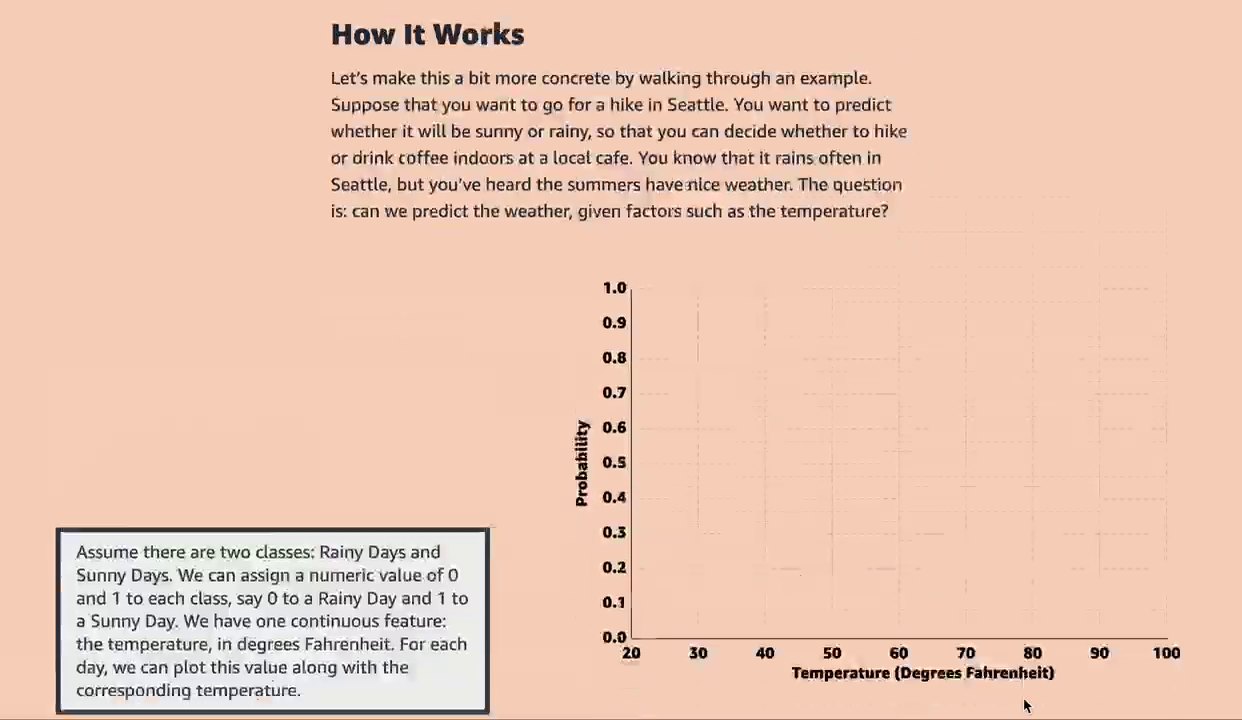
#> input picture frame 47 of test2.mp4, 1242 x 720 px
$ python slate.py
#> lines starting #> are read from the running program, lines starting #| are printed output that depends on the picture

import cv2


cap = cv2.VideoCapture('test2.mp4')

while(True):

    # Capture frames in the video
    ret, frame = cap.read()
#> frame is the input picture: shape (720, 1242, 3); mean B, G, R 180.3, 200.4, 235.7
    height = int(cap.get(cv2.CAP_PROP_FRAME_HEIGHT))
    width = int(cap.get(cv2.CAP_PROP_FRAME_WIDTH))
    x,y,w,h = 0,0,200,250

# Create background rectangle with color
    cv2.rectangle(frame, (0,height), (width, height-50), (0,0,0),-1)
    # describe the type of font
    # to be used.
    font = cv2.FONT_HERSHEY_DUPLEX
    # Use putText() method for
    # inserting text on video
    cv2.putText(frame,
                'BadClay',
                (int(width-200),height-20),
                font, 0.5,
                (255, 255, 255),
                1,
                cv2.LINE_AA
               )
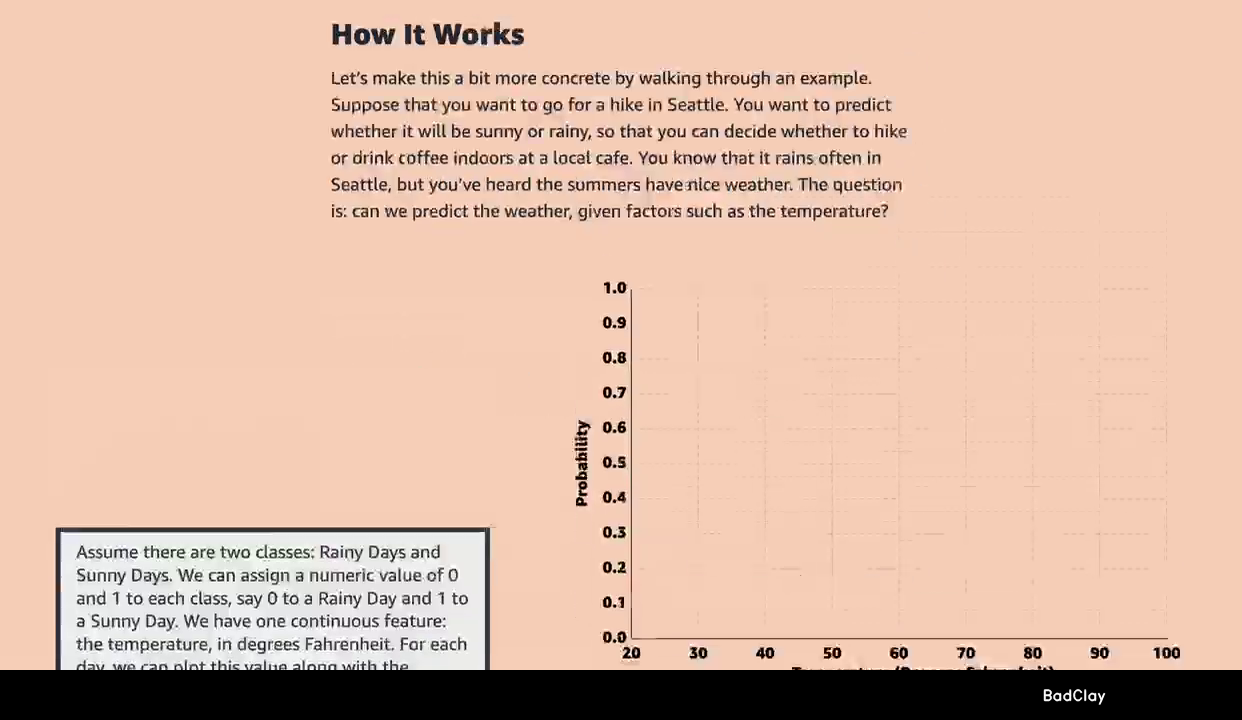
#> frame: shape (720, 1242, 3); mean B, G, R 167.7, 186.8, 220.3

    # Display the resulting frame
    cv2.imshow('video', frame)

    # creating 'q' as the quit
    # button for the video
    if cv2.waitKey(1) & 0xFF == ord('q'):
#> (key q is pressed here)
        break

# release the cap object
cap.release()
# close all windows
cv2.destroyAllWindows()

$ run again, starting later in the video
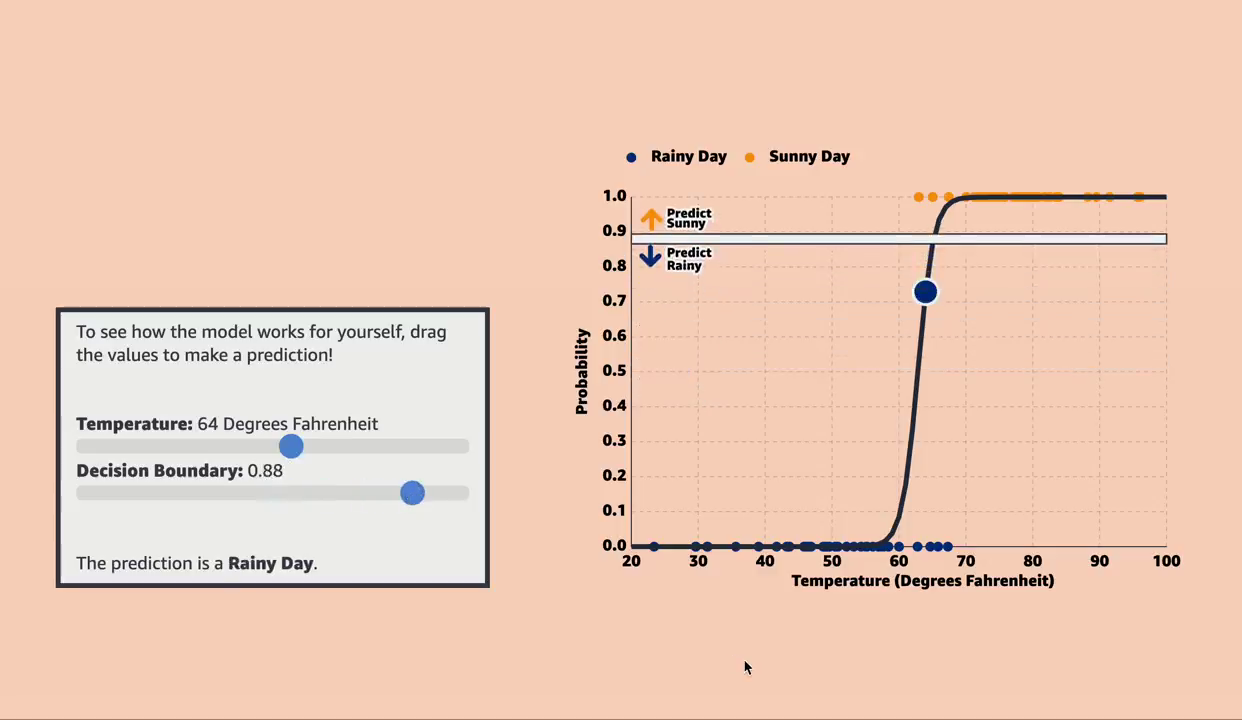
#> input picture frame 215 of test2.mp4, 1242 x 720 px
#> frame is the input picture: shape (720, 1242, 3); mean B, G, R 184.3, 203.4, 236.9
#> `cv2.putText(frame, 'BadClay', (int(width-200),height-20), font, 0.5, (..`:
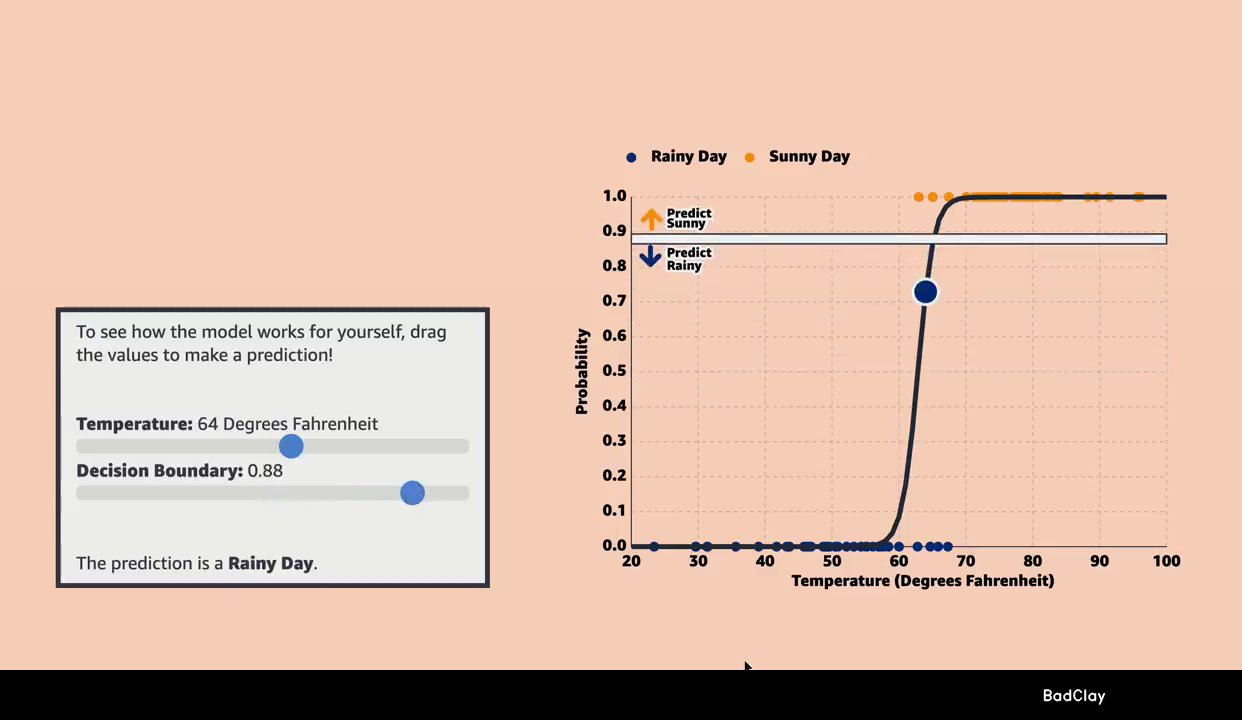
#> frame: shape (720, 1242, 3); mean B, G, R 171.8, 189.3, 220.1

$ run again, starting later in the video
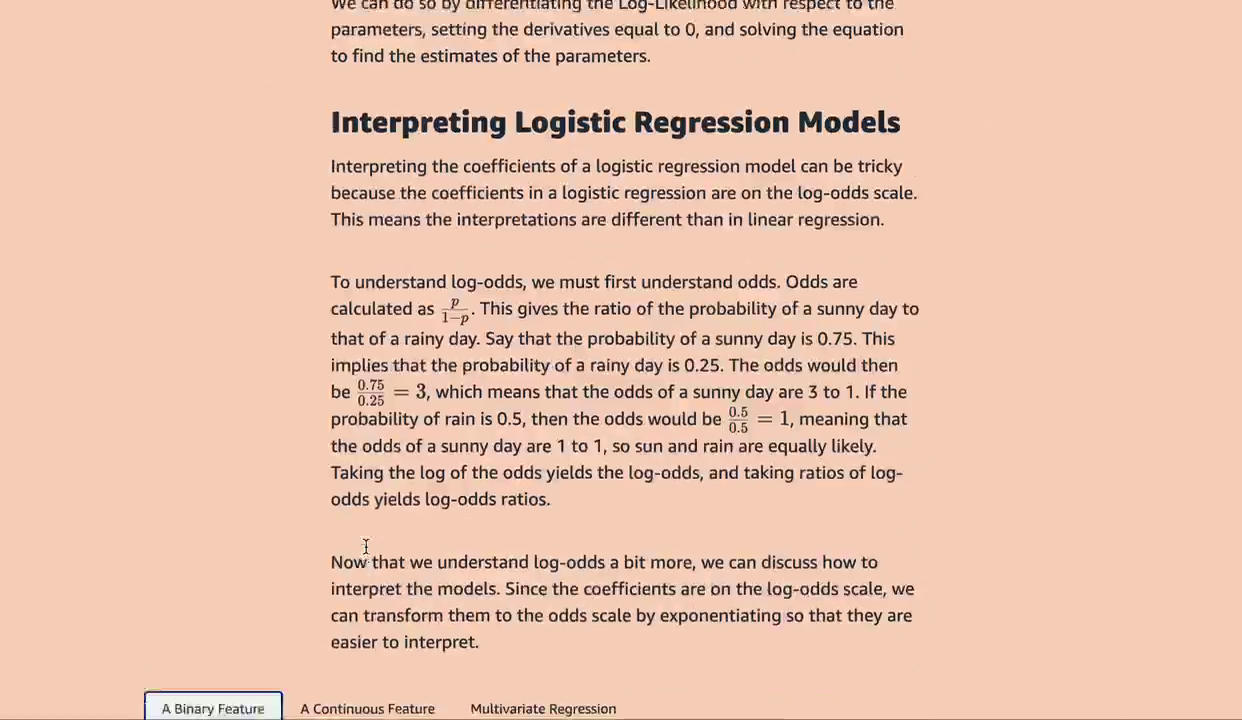
#> input picture frame 383 of test2.mp4, 1242 x 720 px
#> frame is the input picture: shape (720, 1242, 3); mean B, G, R 175.2, 196.2, 233.9
#> `cv2.putText(frame, 'BadClay', (int(width-200),height-20), font, 0.5, (..`:
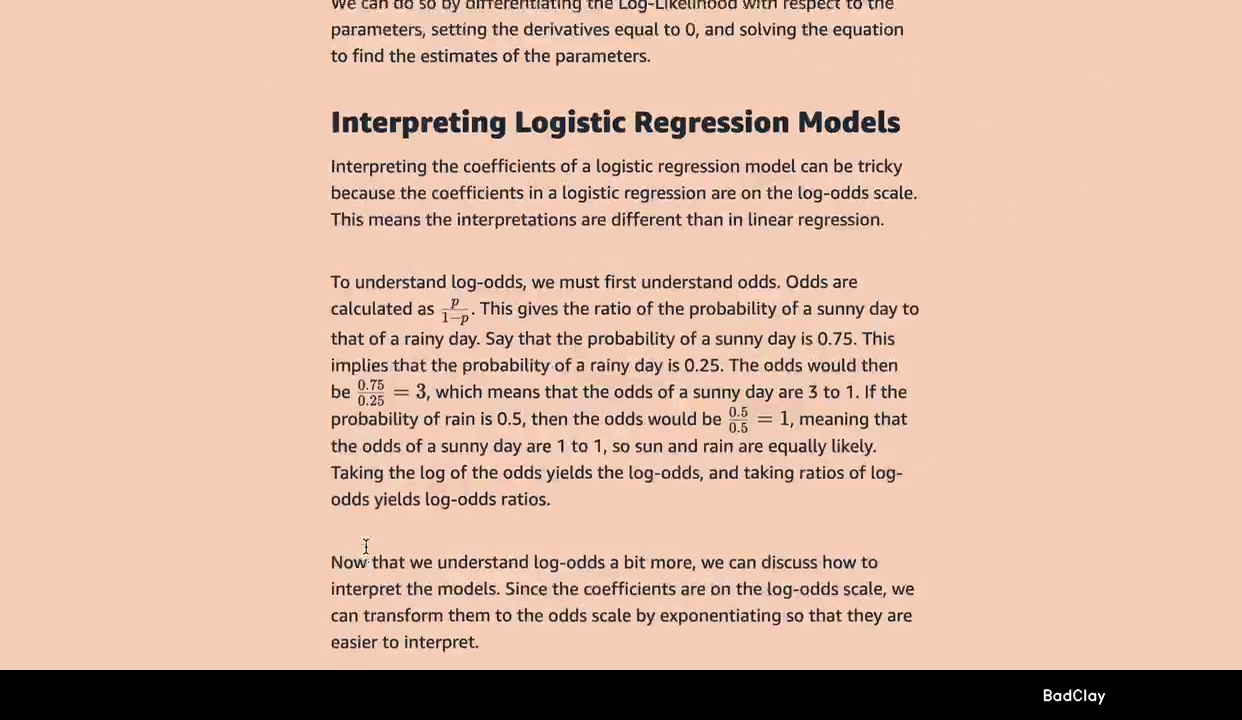
#> frame: shape (720, 1242, 3); mean B, G, R 162.8, 182.3, 217.5
